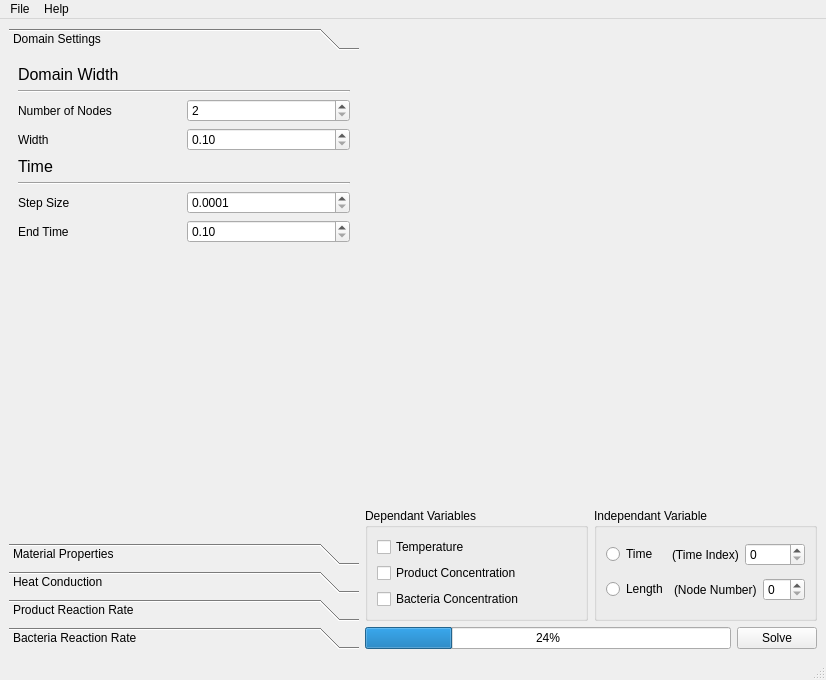
<?xml version="1.0" encoding="UTF-8"?>
<ui version="4.0">
 <class>SolverWindow</class>
 <widget class="QMainWindow" name="SolverWindow">
  <property name="geometry">
   <rect>
    <x>0</x>
    <y>0</y>
    <width>826</width>
    <height>680</height>
   </rect>
  </property>
  <property name="windowTitle">
   <string>Finite Difference Solver</string>
  </property>
  <property name="autoFillBackground">
   <bool>false</bool>
  </property>
  <widget class="QWidget" name="centralwidget">
   <layout class="QHBoxLayout" name="horizontalLayout_29">
    <item>
     <widget class="QToolBox" name="toolBox">
      <property name="enabled">
       <bool>true</bool>
      </property>
      <property name="sizePolicy">
       <sizepolicy hsizetype="Preferred" vsizetype="Preferred">
        <horstretch>0</horstretch>
        <verstretch>0</verstretch>
       </sizepolicy>
      </property>
      <property name="minimumSize">
       <size>
        <width>350</width>
        <height>0</height>
       </size>
      </property>
      <property name="maximumSize">
       <size>
        <width>350</width>
        <height>16777215</height>
       </size>
      </property>
      <property name="currentIndex">
       <number>0</number>
      </property>
      <widget class="QWidget" name="DomainTab">
       <property name="geometry">
        <rect>
         <x>0</x>
         <y>0</y>
         <width>340</width>
         <height>486</height>
        </rect>
       </property>
       <attribute name="label">
        <string>Domain Settings</string>
       </attribute>
       <layout class="QVBoxLayout" name="verticalLayout_8">
        <item>
         <widget class="QLabel" name="label_37">
          <property name="text">
           <string>&lt;!DOCTYPE HTML PUBLIC &quot;-//W3C//DTD HTML 4.0//EN&quot; &quot;http://www.w3.org/TR/REC-html40/strict.dtd&quot;&gt;
&lt;html&gt;&lt;head&gt;&lt;meta name=&quot;qrichtext&quot; content=&quot;1&quot; /&gt;&lt;style type=&quot;text/css&quot;&gt;
p, li { white-space: pre-wrap; }
&lt;/style&gt;&lt;/head&gt;&lt;body style=&quot; font-family:'Sans Serif'; font-size:9pt; font-weight:400; font-style:normal;&quot;&gt;
&lt;p style=&quot; margin-top:0px; margin-bottom:0px; margin-left:0px; margin-right:0px; -qt-block-indent:0; text-indent:0px;&quot;&gt;&lt;span style=&quot; font-size:12pt;&quot;&gt;Domain Width&lt;/span&gt;&lt;/p&gt;&lt;/body&gt;&lt;/html&gt;</string>
          </property>
         </widget>
        </item>
        <item>
         <widget class="Line" name="line_11">
          <property name="orientation">
           <enum>Qt::Horizontal</enum>
          </property>
         </widget>
        </item>
        <item>
         <layout class="QHBoxLayout" name="horizontalLayout_33">
          <item>
           <widget class="QLabel" name="label_38">
            <property name="text">
             <string>Number of Nodes</string>
            </property>
           </widget>
          </item>
          <item>
           <widget class="QSpinBox" name="spinNodes">
            <property name="minimum">
             <number>2</number>
            </property>
           </widget>
          </item>
         </layout>
        </item>
        <item>
         <layout class="QHBoxLayout" name="horizontalLayout_32">
          <item>
           <widget class="QLabel" name="label_39">
            <property name="text">
             <string>Width</string>
            </property>
           </widget>
          </item>
          <item>
           <widget class="QDoubleSpinBox" name="spinWidth">
            <property name="minimum">
             <double>0.100000000000000</double>
            </property>
           </widget>
          </item>
         </layout>
        </item>
        <item>
         <widget class="QLabel" name="label_40">
          <property name="text">
           <string>&lt;!DOCTYPE HTML PUBLIC &quot;-//W3C//DTD HTML 4.0//EN&quot; &quot;http://www.w3.org/TR/REC-html40/strict.dtd&quot;&gt;
&lt;html&gt;&lt;head&gt;&lt;meta name=&quot;qrichtext&quot; content=&quot;1&quot; /&gt;&lt;style type=&quot;text/css&quot;&gt;
p, li { white-space: pre-wrap; }
&lt;/style&gt;&lt;/head&gt;&lt;body style=&quot; font-family:'Sans Serif'; font-size:9pt; font-weight:400; font-style:normal;&quot;&gt;
&lt;p style=&quot; margin-top:0px; margin-bottom:0px; margin-left:0px; margin-right:0px; -qt-block-indent:0; text-indent:0px;&quot;&gt;&lt;span style=&quot; font-size:12pt;&quot;&gt;Time&lt;/span&gt;&lt;/p&gt;&lt;/body&gt;&lt;/html&gt;</string>
          </property>
         </widget>
        </item>
        <item>
         <widget class="Line" name="line_12">
          <property name="orientation">
           <enum>Qt::Horizontal</enum>
          </property>
         </widget>
        </item>
        <item>
         <layout class="QHBoxLayout" name="horizontalLayout_31">
          <item>
           <widget class="QLabel" name="label_41">
            <property name="text">
             <string>Step Size</string>
            </property>
           </widget>
          </item>
          <item>
           <widget class="QDoubleSpinBox" name="spinDt">
            <property name="decimals">
             <number>4</number>
            </property>
            <property name="minimum">
             <double>0.000100000000000</double>
            </property>
           </widget>
          </item>
         </layout>
        </item>
        <item>
         <layout class="QHBoxLayout" name="horizontalLayout_30">
          <item>
           <widget class="QLabel" name="label_42">
            <property name="text">
             <string>End Time</string>
            </property>
           </widget>
          </item>
          <item>
           <widget class="QDoubleSpinBox" name="spintEnd">
            <property name="minimum">
             <double>0.100000000000000</double>
            </property>
            <property name="maximum">
             <double>999999.989999999990687</double>
            </property>
           </widget>
          </item>
         </layout>
        </item>
        <item>
         <spacer name="verticalSpacer_7">
          <property name="orientation">
           <enum>Qt::Vertical</enum>
          </property>
          <property name="sizeHint" stdset="0">
           <size>
            <width>20</width>
            <height>284</height>
           </size>
          </property>
         </spacer>
        </item>
       </layout>
      </widget>
      <widget class="QWidget" name="MatTab">
       <property name="geometry">
        <rect>
         <x>0</x>
         <y>0</y>
         <width>340</width>
         <height>486</height>
        </rect>
       </property>
       <attribute name="label">
        <string>Material Properties</string>
       </attribute>
       <layout class="QVBoxLayout" name="verticalLayout">
        <item>
         <widget class="QLabel" name="label">
          <property name="font">
           <font>
            <pointsize>12</pointsize>
           </font>
          </property>
          <property name="text">
           <string>Mass Fractions</string>
          </property>
         </widget>
        </item>
        <item>
         <widget class="Line" name="line">
          <property name="orientation">
           <enum>Qt::Horizontal</enum>
          </property>
         </widget>
        </item>
        <item>
         <layout class="QHBoxLayout" name="horizontalLayout_7">
          <item>
           <widget class="QLabel" name="label_2">
            <property name="text">
             <string>Protein</string>
            </property>
           </widget>
          </item>
          <item>
           <widget class="QDoubleSpinBox" name="spinMPro">
            <property name="maximum">
             <double>1.000000000000000</double>
            </property>
            <property name="singleStep">
             <double>0.100000000000000</double>
            </property>
           </widget>
          </item>
         </layout>
        </item>
        <item>
         <layout class="QHBoxLayout" name="horizontalLayout_6">
          <item>
           <widget class="QLabel" name="label_3">
            <property name="text">
             <string>Fat</string>
            </property>
           </widget>
          </item>
          <item>
           <widget class="QDoubleSpinBox" name="spinMFat">
            <property name="maximum">
             <double>1.000000000000000</double>
            </property>
            <property name="singleStep">
             <double>0.100000000000000</double>
            </property>
           </widget>
          </item>
         </layout>
        </item>
        <item>
         <layout class="QHBoxLayout" name="horizontalLayout_5">
          <item>
           <widget class="QLabel" name="label_4">
            <property name="text">
             <string>Carbohydrates</string>
            </property>
           </widget>
          </item>
          <item>
           <widget class="QDoubleSpinBox" name="spinMCar">
            <property name="maximum">
             <double>1.000000000000000</double>
            </property>
            <property name="singleStep">
             <double>0.100000000000000</double>
            </property>
           </widget>
          </item>
         </layout>
        </item>
        <item>
         <layout class="QHBoxLayout" name="horizontalLayout_4">
          <item>
           <widget class="QLabel" name="label_5">
            <property name="text">
             <string>Fiber</string>
            </property>
           </widget>
          </item>
          <item>
           <widget class="QDoubleSpinBox" name="spinMFib">
            <property name="maximum">
             <double>1.000000000000000</double>
            </property>
            <property name="singleStep">
             <double>0.100000000000000</double>
            </property>
           </widget>
          </item>
         </layout>
        </item>
        <item>
         <layout class="QHBoxLayout" name="horizontalLayout_3">
          <item>
           <widget class="QLabel" name="label_6">
            <property name="text">
             <string>Ash</string>
            </property>
           </widget>
          </item>
          <item>
           <widget class="QDoubleSpinBox" name="spinMAsh">
            <property name="maximum">
             <double>1.000000000000000</double>
            </property>
            <property name="singleStep">
             <double>0.100000000000000</double>
            </property>
           </widget>
          </item>
         </layout>
        </item>
        <item>
         <layout class="QHBoxLayout" name="horizontalLayout_2">
          <item>
           <widget class="QLabel" name="label_7">
            <property name="text">
             <string>Water</string>
            </property>
           </widget>
          </item>
          <item>
           <widget class="QDoubleSpinBox" name="spinMWat">
            <property name="maximum">
             <double>1.000000000000000</double>
            </property>
            <property name="singleStep">
             <double>0.100000000000000</double>
            </property>
           </widget>
          </item>
         </layout>
        </item>
        <item>
         <layout class="QHBoxLayout" name="horizontalLayout">
          <item>
           <widget class="QLabel" name="label_8">
            <property name="text">
             <string>Ice</string>
            </property>
           </widget>
          </item>
          <item>
           <widget class="QDoubleSpinBox" name="spinMIce">
            <property name="maximum">
             <double>1.000000000000000</double>
            </property>
            <property name="singleStep">
             <double>0.100000000000000</double>
            </property>
           </widget>
          </item>
         </layout>
        </item>
        <item>
         <spacer name="verticalSpacer">
          <property name="orientation">
           <enum>Qt::Vertical</enum>
          </property>
          <property name="sizeHint" stdset="0">
           <size>
            <width>20</width>
            <height>254</height>
           </size>
          </property>
         </spacer>
        </item>
       </layout>
       <zorder>line</zorder>
       <zorder>label</zorder>
       <zorder>verticalSpacer</zorder>
      </widget>
      <widget class="QWidget" name="TTab">
       <property name="geometry">
        <rect>
         <x>0</x>
         <y>0</y>
         <width>340</width>
         <height>477</height>
        </rect>
       </property>
       <attribute name="label">
        <string>Heat Conduction</string>
       </attribute>
       <layout class="QVBoxLayout" name="verticalLayout_4">
        <item>
         <widget class="QLabel" name="label_11">
          <property name="text">
           <string>&lt;!DOCTYPE HTML PUBLIC &quot;-//W3C//DTD HTML 4.0//EN&quot; &quot;http://www.w3.org/TR/REC-html40/strict.dtd&quot;&gt;
&lt;html&gt;&lt;head&gt;&lt;meta name=&quot;qrichtext&quot; content=&quot;1&quot; /&gt;&lt;style type=&quot;text/css&quot;&gt;
p, li { white-space: pre-wrap; }
&lt;/style&gt;&lt;/head&gt;&lt;body style=&quot; font-family:'Sans Serif'; font-size:9pt; font-weight:400; font-style:normal;&quot;&gt;
&lt;p style=&quot; margin-top:0px; margin-bottom:0px; margin-left:0px; margin-right:0px; -qt-block-indent:0; text-indent:0px;&quot;&gt;&lt;span style=&quot; font-size:12pt;&quot;&gt;Initial Condition&lt;/span&gt;&lt;/p&gt;&lt;/body&gt;&lt;/html&gt;</string>
          </property>
         </widget>
        </item>
        <item>
         <widget class="Line" name="line_4">
          <property name="orientation">
           <enum>Qt::Horizontal</enum>
          </property>
         </widget>
        </item>
        <item>
         <layout class="QHBoxLayout" name="horizontalLayout_10">
          <item>
           <widget class="QLabel" name="label_12">
            <property name="text">
             <string>Temperature</string>
            </property>
           </widget>
          </item>
          <item>
           <widget class="QDoubleSpinBox" name="spinTInit">
            <property name="maximum">
             <double>9999.989999999999782</double>
            </property>
           </widget>
          </item>
         </layout>
        </item>
        <item>
         <widget class="QLabel" name="label_13">
          <property name="text">
           <string>&lt;!DOCTYPE HTML PUBLIC &quot;-//W3C//DTD HTML 4.0//EN&quot; &quot;http://www.w3.org/TR/REC-html40/strict.dtd&quot;&gt;
&lt;html&gt;&lt;head&gt;&lt;meta name=&quot;qrichtext&quot; content=&quot;1&quot; /&gt;&lt;style type=&quot;text/css&quot;&gt;
p, li { white-space: pre-wrap; }
&lt;/style&gt;&lt;/head&gt;&lt;body style=&quot; font-family:'Sans Serif'; font-size:9pt; font-weight:400; font-style:normal;&quot;&gt;
&lt;p style=&quot; margin-top:0px; margin-bottom:0px; margin-left:0px; margin-right:0px; -qt-block-indent:0; text-indent:0px;&quot;&gt;&lt;span style=&quot; font-size:12pt;&quot;&gt;Left Boundary Condition&lt;/span&gt;&lt;/p&gt;&lt;/body&gt;&lt;/html&gt;</string>
          </property>
         </widget>
        </item>
        <item>
         <widget class="Line" name="line_5">
          <property name="orientation">
           <enum>Qt::Horizontal</enum>
          </property>
         </widget>
        </item>
        <item>
         <layout class="QHBoxLayout" name="horizontalLayout_15">
          <item>
           <widget class="QLabel" name="label_15">
            <property name="text">
             <string>Type</string>
            </property>
           </widget>
          </item>
          <item>
           <widget class="QComboBox" name="comboLeftBC">
            <property name="currentIndex">
             <number>0</number>
            </property>
            <item>
             <property name="text">
              <string>Insulation/Symmetry</string>
             </property>
            </item>
            <item>
             <property name="text">
              <string>Convection</string>
             </property>
            </item>
            <item>
             <property name="text">
              <string>Convection (Multiple Temperatures)</string>
             </property>
            </item>
           </widget>
          </item>
         </layout>
        </item>
        <item>
         <layout class="QHBoxLayout" name="horizontalLayout_11">
          <item>
           <widget class="QLabel" name="lbch">
            <property name="text">
             <string>h</string>
            </property>
           </widget>
          </item>
          <item>
           <widget class="QDoubleSpinBox" name="spinHLeft">
            <property name="maximum">
             <double>999.990000000000009</double>
            </property>
           </widget>
          </item>
         </layout>
        </item>
        <item>
         <layout class="QHBoxLayout" name="horizontalLayout_14">
          <item>
           <widget class="QLabel" name="lbctext">
            <property name="text">
             <string>External Temp</string>
            </property>
           </widget>
          </item>
          <item>
           <widget class="QDoubleSpinBox" name="spinTExtLeft">
            <property name="maximum">
             <double>9999.989999999999782</double>
            </property>
           </widget>
          </item>
         </layout>
        </item>
        <item>
         <layout class="QHBoxLayout" name="horizontalLayout_13">
          <item>
           <widget class="QLabel" name="lbctexthot">
            <property name="text">
             <string>External Temp (hot)</string>
            </property>
           </widget>
          </item>
          <item>
           <widget class="QDoubleSpinBox" name="spinTExtHotLeft">
            <property name="maximum">
             <double>9999.989999999999782</double>
            </property>
           </widget>
          </item>
         </layout>
        </item>
        <item>
         <layout class="QHBoxLayout" name="horizontalLayout_12">
          <item>
           <widget class="QLabel" name="lbctextcold">
            <property name="text">
             <string>External Temp (Cold)</string>
            </property>
           </widget>
          </item>
          <item>
           <widget class="QDoubleSpinBox" name="spinTExtColdLeft">
            <property name="maximum">
             <double>9999.989999999999782</double>
            </property>
           </widget>
          </item>
         </layout>
        </item>
        <item>
         <layout class="QHBoxLayout" name="horizontalLayout_20">
          <item>
           <widget class="QLabel" name="lbctheat">
            <property name="text">
             <string>Heating Time</string>
            </property>
           </widget>
          </item>
          <item>
           <widget class="QDoubleSpinBox" name="spinTHeatLeft">
            <property name="maximum">
             <double>999999.989999999990687</double>
            </property>
           </widget>
          </item>
         </layout>
        </item>
        <item>
         <widget class="QLabel" name="label_19">
          <property name="text">
           <string>&lt;!DOCTYPE HTML PUBLIC &quot;-//W3C//DTD HTML 4.0//EN&quot; &quot;http://www.w3.org/TR/REC-html40/strict.dtd&quot;&gt;
&lt;html&gt;&lt;head&gt;&lt;meta name=&quot;qrichtext&quot; content=&quot;1&quot; /&gt;&lt;style type=&quot;text/css&quot;&gt;
p, li { white-space: pre-wrap; }
&lt;/style&gt;&lt;/head&gt;&lt;body style=&quot; font-family:'Sans Serif'; font-size:9pt; font-weight:400; font-style:normal;&quot;&gt;
&lt;p style=&quot; margin-top:0px; margin-bottom:0px; margin-left:0px; margin-right:0px; -qt-block-indent:0; text-indent:0px;&quot;&gt;&lt;span style=&quot; font-size:12pt;&quot;&gt;Right Boundary Condition&lt;/span&gt;&lt;/p&gt;&lt;/body&gt;&lt;/html&gt;</string>
          </property>
         </widget>
        </item>
        <item>
         <widget class="Line" name="line_6">
          <property name="orientation">
           <enum>Qt::Horizontal</enum>
          </property>
         </widget>
        </item>
        <item>
         <layout class="QHBoxLayout" name="horizontalLayout_9">
          <item>
           <widget class="QLabel" name="label_14">
            <property name="text">
             <string>Type</string>
            </property>
           </widget>
          </item>
          <item>
           <widget class="QComboBox" name="comboRightBC">
            <item>
             <property name="text">
              <string>Insulation/Symmetry</string>
             </property>
            </item>
            <item>
             <property name="text">
              <string>Convection</string>
             </property>
            </item>
            <item>
             <property name="text">
              <string>Convection (Multiple Temperatures)</string>
             </property>
            </item>
           </widget>
          </item>
         </layout>
        </item>
        <item>
         <layout class="QHBoxLayout" name="horizontalLayout_16">
          <item>
           <widget class="QLabel" name="rbch">
            <property name="text">
             <string>h</string>
            </property>
           </widget>
          </item>
          <item>
           <widget class="QDoubleSpinBox" name="spinHRight">
            <property name="maximum">
             <double>9999.989999999999782</double>
            </property>
           </widget>
          </item>
         </layout>
        </item>
        <item>
         <layout class="QHBoxLayout" name="horizontalLayout_17">
          <item>
           <widget class="QLabel" name="rbctext">
            <property name="text">
             <string>External Temp</string>
            </property>
           </widget>
          </item>
          <item>
           <widget class="QDoubleSpinBox" name="spinTExtRight">
            <property name="maximum">
             <double>9999.989999999999782</double>
            </property>
           </widget>
          </item>
         </layout>
        </item>
        <item>
         <layout class="QHBoxLayout" name="horizontalLayout_18">
          <item>
           <widget class="QLabel" name="rbctexthot">
            <property name="text">
             <string>External Temp (hot)</string>
            </property>
           </widget>
          </item>
          <item>
           <widget class="QDoubleSpinBox" name="spinTExtHotRight">
            <property name="maximum">
             <double>9999.989999999999782</double>
            </property>
           </widget>
          </item>
         </layout>
        </item>
        <item>
         <layout class="QHBoxLayout" name="horizontalLayout_19">
          <item>
           <widget class="QLabel" name="rbctextcold">
            <property name="text">
             <string>External Temp (Cold)</string>
            </property>
           </widget>
          </item>
          <item>
           <widget class="QDoubleSpinBox" name="spinTExtColdRight">
            <property name="maximum">
             <double>9999.989999999999782</double>
            </property>
           </widget>
          </item>
         </layout>
        </item>
        <item>
         <layout class="QHBoxLayout" name="horizontalLayout_21">
          <item>
           <widget class="QLabel" name="rbctheat">
            <property name="text">
             <string>Heating Time</string>
            </property>
           </widget>
          </item>
          <item>
           <widget class="QDoubleSpinBox" name="spinTHeatRight">
            <property name="maximum">
             <double>999999.989999999990687</double>
            </property>
           </widget>
          </item>
         </layout>
        </item>
        <item>
         <spacer name="verticalSpacer_2">
          <property name="orientation">
           <enum>Qt::Vertical</enum>
          </property>
          <property name="sizeHint" stdset="0">
           <size>
            <width>20</width>
            <height>8</height>
           </size>
          </property>
         </spacer>
        </item>
       </layout>
      </widget>
      <widget class="QWidget" name="C1Tab">
       <property name="geometry">
        <rect>
         <x>0</x>
         <y>0</y>
         <width>340</width>
         <height>486</height>
        </rect>
       </property>
       <attribute name="label">
        <string>Product Reaction Rate</string>
       </attribute>
       <layout class="QVBoxLayout" name="verticalLayout_5">
        <item>
         <widget class="QLabel" name="label_31">
          <property name="text">
           <string>&lt;!DOCTYPE HTML PUBLIC &quot;-//W3C//DTD HTML 4.0//EN&quot; &quot;http://www.w3.org/TR/REC-html40/strict.dtd&quot;&gt;
&lt;html&gt;&lt;head&gt;&lt;meta name=&quot;qrichtext&quot; content=&quot;1&quot; /&gt;&lt;style type=&quot;text/css&quot;&gt;
p, li { white-space: pre-wrap; }
&lt;/style&gt;&lt;/head&gt;&lt;body style=&quot; font-family:'Sans Serif'; font-size:9pt; font-weight:400; font-style:normal;&quot;&gt;
&lt;p style=&quot; margin-top:0px; margin-bottom:0px; margin-left:0px; margin-right:0px; -qt-block-indent:0; text-indent:0px;&quot;&gt;&lt;span style=&quot; font-size:12pt;&quot;&gt;Initial Condition&lt;/span&gt;&lt;/p&gt;&lt;/body&gt;&lt;/html&gt;</string>
          </property>
         </widget>
        </item>
        <item>
         <widget class="Line" name="line_8">
          <property name="orientation">
           <enum>Qt::Horizontal</enum>
          </property>
         </widget>
        </item>
        <item>
         <layout class="QHBoxLayout" name="horizontalLayout_24">
          <item>
           <widget class="QLabel" name="label_30">
            <property name="text">
             <string>Concentration</string>
            </property>
           </widget>
          </item>
          <item>
           <widget class="QDoubleSpinBox" name="spinC1Init"/>
          </item>
         </layout>
        </item>
        <item>
         <widget class="QLabel" name="label_28">
          <property name="text">
           <string>&lt;!DOCTYPE HTML PUBLIC &quot;-//W3C//DTD HTML 4.0//EN&quot; &quot;http://www.w3.org/TR/REC-html40/strict.dtd&quot;&gt;
&lt;html&gt;&lt;head&gt;&lt;meta name=&quot;qrichtext&quot; content=&quot;1&quot; /&gt;&lt;style type=&quot;text/css&quot;&gt;
p, li { white-space: pre-wrap; }
&lt;/style&gt;&lt;/head&gt;&lt;body style=&quot; font-family:'Sans Serif'; font-size:9pt; font-weight:400; font-style:normal;&quot;&gt;
&lt;p style=&quot; margin-top:0px; margin-bottom:0px; margin-left:0px; margin-right:0px; -qt-block-indent:0; text-indent:0px;&quot;&gt;&lt;span style=&quot; font-size:12pt;&quot;&gt;Reaction Kinetics&lt;/span&gt;&lt;/p&gt;&lt;/body&gt;&lt;/html&gt;</string>
          </property>
         </widget>
        </item>
        <item>
         <widget class="Line" name="line_7">
          <property name="orientation">
           <enum>Qt::Horizontal</enum>
          </property>
         </widget>
        </item>
        <item>
         <layout class="QHBoxLayout" name="horizontalLayout_23">
          <item>
           <widget class="QLabel" name="label_27">
            <property name="text">
             <string>Prefactor</string>
            </property>
           </widget>
          </item>
          <item>
           <widget class="QDoubleSpinBox" name="spinA1"/>
          </item>
         </layout>
        </item>
        <item>
         <layout class="QHBoxLayout" name="horizontalLayout_22">
          <item>
           <widget class="QLabel" name="label_29">
            <property name="text">
             <string>Activation Energy</string>
            </property>
           </widget>
          </item>
          <item>
           <widget class="QDoubleSpinBox" name="spinEa1"/>
          </item>
         </layout>
        </item>
        <item>
         <spacer name="verticalSpacer_3">
          <property name="orientation">
           <enum>Qt::Vertical</enum>
          </property>
          <property name="sizeHint" stdset="0">
           <size>
            <width>20</width>
            <height>342</height>
           </size>
          </property>
         </spacer>
        </item>
       </layout>
      </widget>
      <widget class="QWidget" name="C2Tab">
       <property name="geometry">
        <rect>
         <x>0</x>
         <y>0</y>
         <width>340</width>
         <height>486</height>
        </rect>
       </property>
       <attribute name="label">
        <string>Bacteria Reaction Rate</string>
       </attribute>
       <layout class="QVBoxLayout" name="verticalLayout_6">
        <item>
         <widget class="QLabel" name="label_33">
          <property name="text">
           <string>&lt;!DOCTYPE HTML PUBLIC &quot;-//W3C//DTD HTML 4.0//EN&quot; &quot;http://www.w3.org/TR/REC-html40/strict.dtd&quot;&gt;
&lt;html&gt;&lt;head&gt;&lt;meta name=&quot;qrichtext&quot; content=&quot;1&quot; /&gt;&lt;style type=&quot;text/css&quot;&gt;
p, li { white-space: pre-wrap; }
&lt;/style&gt;&lt;/head&gt;&lt;body style=&quot; font-family:'Sans Serif'; font-size:9pt; font-weight:400; font-style:normal;&quot;&gt;
&lt;p style=&quot; margin-top:0px; margin-bottom:0px; margin-left:0px; margin-right:0px; -qt-block-indent:0; text-indent:0px;&quot;&gt;&lt;span style=&quot; font-size:12pt;&quot;&gt;Initial Condition&lt;/span&gt;&lt;/p&gt;&lt;/body&gt;&lt;/html&gt;</string>
          </property>
         </widget>
        </item>
        <item>
         <widget class="Line" name="line_10">
          <property name="orientation">
           <enum>Qt::Horizontal</enum>
          </property>
         </widget>
        </item>
        <item>
         <layout class="QHBoxLayout" name="horizontalLayout_27">
          <item>
           <widget class="QLabel" name="label_35">
            <property name="text">
             <string>Concentration</string>
            </property>
           </widget>
          </item>
          <item>
           <widget class="QDoubleSpinBox" name="spinC2Init"/>
          </item>
         </layout>
        </item>
        <item>
         <widget class="QLabel" name="label_32">
          <property name="text">
           <string>&lt;!DOCTYPE HTML PUBLIC &quot;-//W3C//DTD HTML 4.0//EN&quot; &quot;http://www.w3.org/TR/REC-html40/strict.dtd&quot;&gt;
&lt;html&gt;&lt;head&gt;&lt;meta name=&quot;qrichtext&quot; content=&quot;1&quot; /&gt;&lt;style type=&quot;text/css&quot;&gt;
p, li { white-space: pre-wrap; }
&lt;/style&gt;&lt;/head&gt;&lt;body style=&quot; font-family:'Sans Serif'; font-size:9pt; font-weight:400; font-style:normal;&quot;&gt;
&lt;p style=&quot; margin-top:0px; margin-bottom:0px; margin-left:0px; margin-right:0px; -qt-block-indent:0; text-indent:0px;&quot;&gt;&lt;span style=&quot; font-size:12pt;&quot;&gt;Reaction Kinetics&lt;/span&gt;&lt;/p&gt;&lt;/body&gt;&lt;/html&gt;</string>
          </property>
         </widget>
        </item>
        <item>
         <widget class="Line" name="line_9">
          <property name="orientation">
           <enum>Qt::Horizontal</enum>
          </property>
         </widget>
        </item>
        <item>
         <layout class="QHBoxLayout" name="horizontalLayout_26">
          <item>
           <widget class="QLabel" name="label_34">
            <property name="text">
             <string>Prefactor</string>
            </property>
           </widget>
          </item>
          <item>
           <widget class="QDoubleSpinBox" name="spinA2"/>
          </item>
         </layout>
        </item>
        <item>
         <layout class="QHBoxLayout" name="horizontalLayout_25">
          <item>
           <widget class="QLabel" name="label_36">
            <property name="text">
             <string>Activation Energy</string>
            </property>
           </widget>
          </item>
          <item>
           <widget class="QDoubleSpinBox" name="spinEa2"/>
          </item>
         </layout>
        </item>
        <item>
         <spacer name="verticalSpacer_4">
          <property name="orientation">
           <enum>Qt::Vertical</enum>
          </property>
          <property name="sizeHint" stdset="0">
           <size>
            <width>20</width>
            <height>342</height>
           </size>
          </property>
         </spacer>
        </item>
       </layout>
      </widget>
     </widget>
    </item>
    <item>
     <layout class="QVBoxLayout" name="verticalLayout_7">
      <item>
       <widget class="QwtPlot" name="qwtPlot">
        <property name="sizePolicy">
         <sizepolicy hsizetype="Expanding" vsizetype="Expanding">
          <horstretch>0</horstretch>
          <verstretch>0</verstretch>
         </sizepolicy>
        </property>
       </widget>
      </item>
      <item>
       <layout class="QHBoxLayout" name="horizontalLayout_28">
        <item>
         <widget class="QGroupBox" name="DepGroup">
          <property name="title">
           <string>Dependant Variables</string>
          </property>
          <layout class="QVBoxLayout" name="verticalLayout_3">
           <item>
            <widget class="QCheckBox" name="checkTemp">
             <property name="text">
              <string>Temperature</string>
             </property>
            </widget>
           </item>
           <item>
            <widget class="QCheckBox" name="checkProduct">
             <property name="text">
              <string>Product Concentration</string>
             </property>
            </widget>
           </item>
           <item>
            <widget class="QCheckBox" name="checkBact">
             <property name="text">
              <string>Bacteria Concentration</string>
             </property>
            </widget>
           </item>
          </layout>
         </widget>
        </item>
        <item>
         <widget class="QGroupBox" name="IndepGroup">
          <property name="title">
           <string>Independant Variable</string>
          </property>
          <layout class="QVBoxLayout" name="verticalLayout_2">
           <item>
            <layout class="QHBoxLayout" name="horizontalLayout_34">
             <item>
              <widget class="QRadioButton" name="radioTime">
               <property name="text">
                <string>Time</string>
               </property>
              </widget>
             </item>
             <item>
              <widget class="QLabel" name="label_9">
               <property name="text">
                <string>(Time Index)</string>
               </property>
              </widget>
             </item>
             <item>
              <widget class="QSpinBox" name="spinPlotTIndex"/>
             </item>
            </layout>
           </item>
           <item>
            <layout class="QHBoxLayout" name="horizontalLayout_35">
             <item>
              <widget class="QRadioButton" name="radioLength">
               <property name="text">
                <string>Length</string>
               </property>
              </widget>
             </item>
             <item>
              <widget class="QLabel" name="label_10">
               <property name="text">
                <string>(Node Number)</string>
               </property>
              </widget>
             </item>
             <item>
              <widget class="QSpinBox" name="spinPlotNode"/>
             </item>
            </layout>
           </item>
          </layout>
         </widget>
        </item>
       </layout>
      </item>
      <item>
       <layout class="QHBoxLayout" name="horizontalLayout_8">
        <item>
         <widget class="QProgressBar" name="progressBar">
          <property name="value">
           <number>24</number>
          </property>
         </widget>
        </item>
        <item>
         <widget class="QPushButton" name="buttonSolve">
          <property name="text">
           <string>Solve</string>
          </property>
         </widget>
        </item>
       </layout>
      </item>
     </layout>
    </item>
   </layout>
  </widget>
  <widget class="QMenuBar" name="menubar">
   <property name="geometry">
    <rect>
     <x>0</x>
     <y>0</y>
     <width>826</width>
     <height>21</height>
    </rect>
   </property>
   <widget class="QMenu" name="menuFile">
    <property name="title">
     <string>File</string>
    </property>
    <addaction name="actionOpen"/>
    <addaction name="separator"/>
    <addaction name="actionSave_Simulation"/>
    <addaction name="actionSave_CSV"/>
    <addaction name="separator"/>
    <addaction name="actionQuit"/>
   </widget>
   <widget class="QMenu" name="menuHelp">
    <property name="title">
     <string>Help</string>
    </property>
    <addaction name="actionAbout"/>
   </widget>
   <addaction name="menuFile"/>
   <addaction name="menuHelp"/>
  </widget>
  <widget class="QStatusBar" name="statusbar"/>
  <action name="actionQuit">
   <property name="text">
    <string>Quit</string>
   </property>
  </action>
  <action name="actionAbout">
   <property name="text">
    <string>About</string>
   </property>
  </action>
  <action name="actionSave_Simulation">
   <property name="text">
    <string>Save As</string>
   </property>
  </action>
  <action name="actionOpen">
   <property name="text">
    <string>Open</string>
   </property>
  </action>
  <action name="actionSave_CSV">
   <property name="text">
    <string>Save CSV</string>
   </property>
  </action>
 </widget>
 <customwidgets>
  <customwidget>
   <class>QwtPlot</class>
   <extends>QFrame</extends>
   <header>qwt_plot.h</header>
  </customwidget>
 </customwidgets>
 <resources/>
 <connections/>
</ui>
